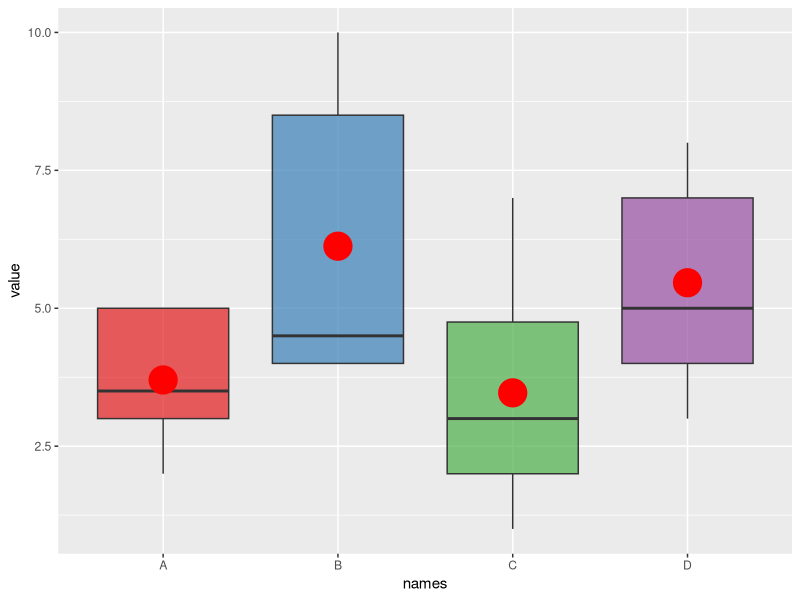

Generate this figure with R: (Note: this script raises an error after producing the figure.)
## ---- chunk 1
knitr::opts_chunk$set( warning=FALSE, message=FALSE)
## ---- chunk 2
# Library
library(ggplot2)
 
# create data
names=c(rep("A", 20) , rep("B", 8) , rep("C", 30), rep("D", 80))
value=c( sample(2:5, 20 , replace=T) , sample(4:10, 8 , replace=T), sample(1:7, 30 , replace=T), sample(3:8, 80 , replace=T) )
data=data.frame(names,value)
 
# plot
ggplot(data, aes(x=names, y=value, fill=names)) +
    geom_boxplot(alpha=0.7) +
    stat_summary(fun.y=mean, geom="point", shape=20, size=14, color="red", fill="red") +
    theme(legend.position="none") +
    scale_fill_brewer(palette="Set1")
## ---- chunk 3
htmltools::includeHTML("htmlChunkRelatedDistribution.html")
